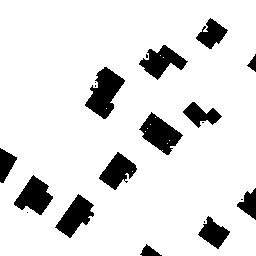
#> input picture osm-buildings.png, 256 x 256 px
$ python compare.py
#> lines starting #> are read from the running program, lines starting #| are printed output that depends on the picture; after the words box and inside, x2 and y2 are one past the last pixel; in counts of white or black regions, pixels touching at a corner belong together
#!/usr/bin/env python3

from skimage.io import imread, imsave
import numpy as np

# Charger les images
osm = imread('osm-buildings.png')
#> osm is the input picture: shape (256, 256, 4); mean R, G, B, A 0, 0, 0, 30.1
cadastre = imread('cadastre-buildings.png')
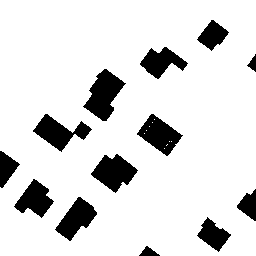
#> input picture cadastre-buildings.png, 256 x 256 px
#> cadastre is the input picture: shape (256, 256, 4); mean R, G, B, A 0, 0, 0, 33.9

# Vérification des dimensions
if osm.shape != cadastre.shape:
    raise ValueError("Les deux images doivent avoir les mêmes dimensions.")

# Masques des pixels strictement noirs (R=G=B=0 et A=255)
osm_black = np.all(osm == [0, 0, 0, 255], axis=-1)
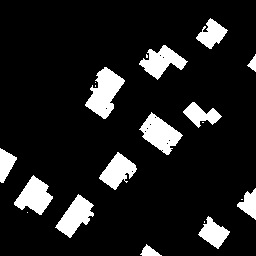
#> osm_black: shape (256, 256) bool; 11.8% white; 20 white regions (7 under 20 px), largest, box (x1, y1, x2, y2) and area: (85, 67, 125, 119) 1086, (139, 112, 183, 155) 950, (14, 175, 53, 215) 856
cad_black = np.all(cadastre == [0, 0, 0, 255], axis=-1)
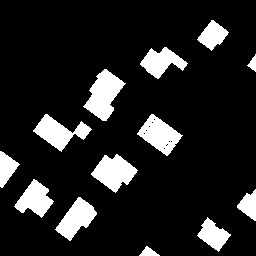
#> cad_black: shape (256, 256) bool; 13.3% white; 13 white regions, largest, box (x1, y1, x2, y2) and area: (83, 69, 126, 121) 1156, (91, 154, 138, 193) 1028, (137, 114, 183, 156) 977

# Pixels noirs dans osm mais pas dans cadastre
osm_only_mask = osm_black & ~cad_black
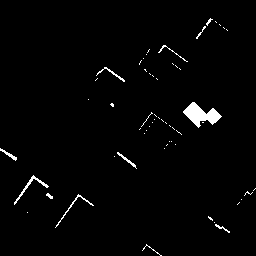
#> osm_only_mask: shape (256, 256) bool; 1.8% white; 58 white regions (46 under 20 px), largest, box (x1, y1, x2, y2) and area: (183, 102, 222, 128) 482, (14, 175, 49, 205) 124, (55, 194, 94, 228) 88

# Pixels noirs dans cadastre mais pas dans osm
cad_only_mask = cad_black & ~osm_black
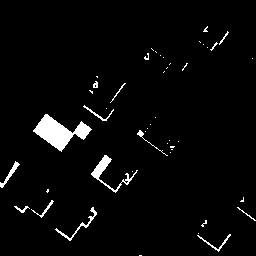
#> cad_only_mask: shape (256, 256) bool; 3.3% white; 47 white regions (34 under 20 px), largest, box (x1, y1, x2, y2) and area: (33, 114, 92, 152) 966, (91, 155, 138, 193) 335, (55, 207, 97, 241) 155

# Créer des images blanches opaques (RGBA)
height, width = osm.shape[:2]
#> height = 256; width = 256
white = np.ones((height, width, 4), dtype=np.uint8) * 255  # Blanc opaque

# Appliquer les masques (mettre du noir opaque là où c'est "only")
osm_only_img = white.copy()
osm_only_img[osm_only_mask] = [0, 0, 0, 255]  # noir opaque

cad_only_img = white.copy()
cad_only_img[cad_only_mask] = [0, 0, 0, 255]  # noir opaque

# Sauvegarder les résultats
imsave('osm-only.png', osm_only_img)
imsave('cadastre-only.png', cad_only_img)

print("Images générées : osm-only.png et cadastre-only.png")
